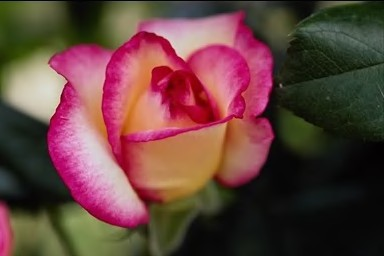
#> input picture 607.jpg, 384 x 256 px
$ python -i prelib.py   (imports and definitions only)
#> lines starting #> are read from the running program, lines starting #| are printed output that depends on the picture; after the words box and inside, x2 and y2 are one past the last pixel; in counts of white or black regions, pixels touching at a corner belong together
import cv2
import numpy as np

def threshold(img):
    ret,thresh = cv2.threshold(img,80,255,cv2.THRESH_BINARY)
    return thresh

def contour(img):
    contours, hierarchy = cv2.findContours(img,cv2.RETR_TREE,cv2.CHAIN_APPROX_SIMPLE)
    return contours

def rotate(img1, scaleFactor = 1, degreesCCW = 30):
    (oldY,oldX) = img1.shape #note: numpy uses (y,x) convention but most OpenCV functions use (x,y)
    M = cv2.getRotationMatrix2D(center=(oldX/2,oldY/2), angle=degreesCCW, scale=scaleFactor) #rotate about center of image.
    newX,newY = oldX*scaleFactor,oldY*scaleFactor
    r = np.deg2rad(degreesCCW)
    newX,newY = (abs(np.sin(r)*newY) + abs(np.cos(r)*newX),abs(np.sin(r)*newX) + abs(np.cos(r)*newY))
    (tx,ty) = ((newX-oldX)/2,(newY-oldY)/2)
    M[0,2] += tx
    M[1,2] += ty
    rotatedImg = cv2.warpAffine(img1, M, dsize=(int(newX),int(newY)))
    return rotatedImg

def rotinv(cnt,img):
    if len(cnt) < 5:
        return img
    ellipse = cv2.fitEllipse(cnt)
    angle = ellipse[2]
    if(90-angle>-45):
        rot_image = rotate(img,1,90-angle)
    else:
        rot_image = rotate(img,1,90-angle)
    return rot_image

def cropit(img,cnt):
    x,y,w,h = cv2.boundingRect(cnt)
    crop = img[y:y+h,x:x+w]
    return crop

def largestcont(contours):
    cnt = contours[0]

    for cont in contours:
        if(cv2.contourArea(cont) > cv2.contourArea(cnt)):
            cnt = cont
    return cnt

def extractBorder(img):
    return cv2.Canny(img,100,200)

def preprocess(img):
    thresh = threshold(img)
    contours = contour(thresh)
    thresh = threshold(img)
    cnt = largestcont(contours)
    crop = cropit(thresh,cnt)
    rot_image = rotinv(cnt,crop)
    border = extractBorder(rot_image)
    resized_image = cv2.resize(border, (512, 512))
    return resized_image

>>> import cv2
>>> picture = cv2.imread('607.jpg', cv2.IMREAD_GRAYSCALE)
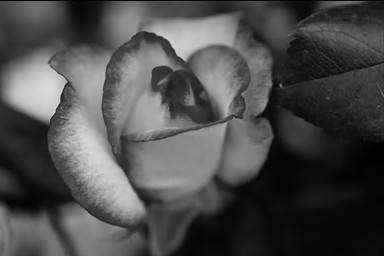
#> picture: shape (256, 384); min 0, max 219, mean 75.9
>>> result = preprocess(picture)
#> in threshold, `ret,thresh = cv2.threshold(img,80,255,cv2.THRESH_BINARY)`:
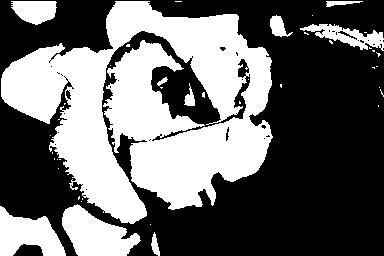
#> thresh: shape (256, 384); 41.4% white; 42 white regions (32 under 20 px)
#> in contour, `contours, hierarchy = cv2.findContours(img,cv2.RETR_TREE,cv2.CHAIN_APP..`: contours = 89 contours, 74 with area under 20; largest, box (x1, y1, x2, y2) and area: (1, 1, 273, 224) 32776, (62, 204, 141, 256) 2338, (0, 206, 66, 256) 1909, (300, 24, 384, 51) 904, (11, 1, 57, 25) 776
#> in largestcont, `cnt = contours[0]`: cnt = contour of 29 points, box (x1, y1, x2, y2) (151, 232, 160, 256), area 94
#> the loop in largestcont, `for cont in contours:` made 89 passes
#> cont on passes 2, 5, 6, 7, 8, 9, 10, 11, 12, 13, 14, 15: [[150, 224]], [[81, 201]], [[82, 198], [82, 199]], [[79, 196], [78, 197], [78, 199], [79, 198]], [[58, 168]], [[59, 159], [60, 159]], [[57, 159]], [[54, 158], [54, 159]], [[52, 152], [52, 153]], [[50, 135]], [[58, 119], [59, 119]], [[378, 105], [378, 106]]
#> after the loop in largestcont, `for cont in contours:`: cnt = contour of 1372 points, box (x1, y1, x2, y2) (1, 1, 273, 224), area 32776
#> in cropit, `x,y,w,h = cv2.boundingRect(cnt)`: x = 1; w = 272; h = 223
#> in cropit, `crop = img[y:y+h,x:x+w]`:
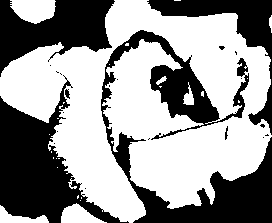
#> crop: shape (223, 272); 58.8% white; 22 black regions (16 under 20 px), largest, box (x1, y1, x2, y2) and area: (101, 30, 272, 223) 9522, (0, 75, 129, 223) 7303, (0, 0, 115, 77) 4770, (147, 0, 272, 135) 3280, (65, 89, 70, 99) 32, (225, 126, 228, 140) 25
#> in rotinv, `ellipse = cv2.fitEllipse(cnt)`: ellipse = ((147.4, 113.2), (184.7, 225.1), 93.25)
#> in rotinv, `angle = ellipse[2]`: angle = 93.25
#> in rotate, `rotatedImg = cv2.warpAffine(img1, M, dsize=(int(newX),int(newY)))`:
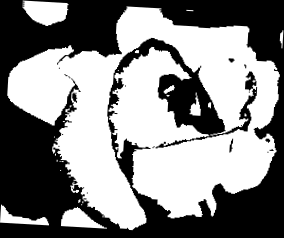
#> rotatedImg: shape (238, 284); min 0, max 255, mean 134.6
#> in extractBorder, `return cv2.Canny(img,100,200)`:
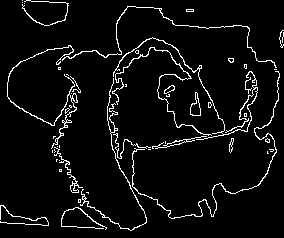
#> returned value: shape (238, 284); 5.4% white in thin lines or dots
#> in preprocess, `resized_image = cv2.resize(border, (512, 512))`:
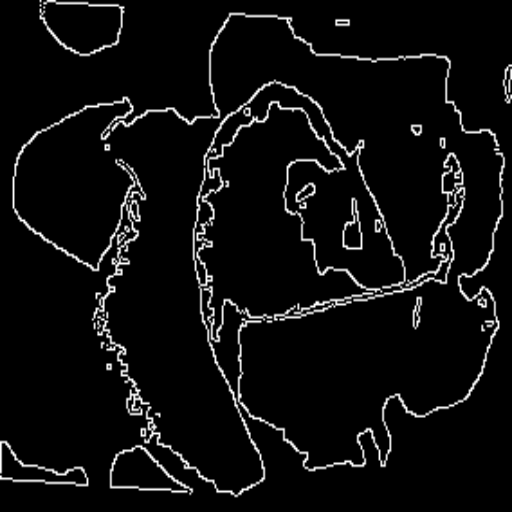
#> resized_image: shape (512, 512); min 0, max 255, mean 13.7
